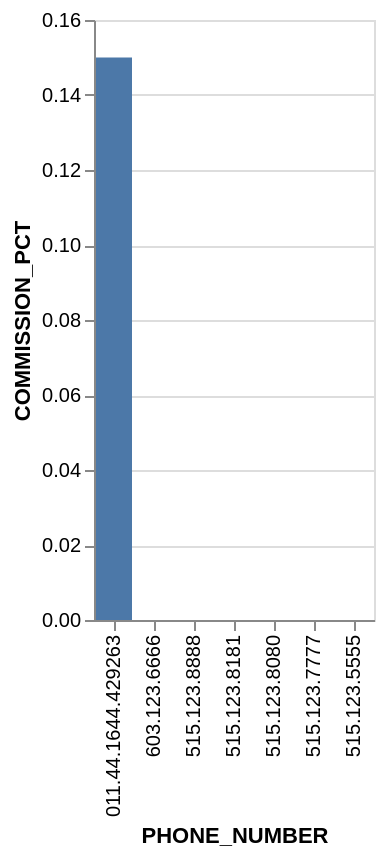

Write the Vega-Lite specification saved for this chart.
### Vega-Lite specification from a JSON file in a GitHub repository (floating-point values rounded to 4 significant figures)
{"data": {"values": [{"x_data": "011.44.1644.429263", "y_data": 0.15}, {"x_data": "603.123.6666", "y_data": 0}, {"x_data": "515.123.8888", "y_data": 0}, {"x_data": "515.123.8181", "y_data": 0}, {"x_data": "515.123.8080", "y_data": 0}, {"x_data": "515.123.7777", "y_data": 0}, {"x_data": "515.123.5555", "y_data": 0}]}, "mark": "bar", "encoding": {"x": {"field": "x_data", "type": "nominal", "title": "PHONE_NUMBER", "sort": {"op": "sum", "field": "y_data", "order": "descending"}}, "y": {"field": "y_data", "type": "quantitative", "title": "COMMISSION_PCT"}}}
